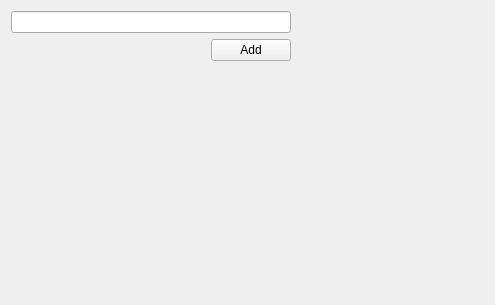
<?xml version="1.0" encoding="UTF-8"?>
<ui version="4.0">
 <class>AddWidget</class>
 <widget class="QWidget" name="AddWidget">
  <property name="geometry">
   <rect>
    <x>0</x>
    <y>0</y>
    <width>495</width>
    <height>305</height>
   </rect>
  </property>
  <property name="windowTitle">
   <string>Form</string>
  </property>
  <layout class="QGridLayout" name="gridLayout">
   <item row="3" column="1">
    <spacer name="verticalSpacer">
     <property name="orientation">
      <enum>Qt::Vertical</enum>
     </property>
     <property name="sizeHint" stdset="0">
      <size>
       <width>20</width>
       <height>40</height>
      </size>
     </property>
    </spacer>
   </item>
   <item row="1" column="2">
    <spacer name="horizontalSpacer">
     <property name="orientation">
      <enum>Qt::Horizontal</enum>
     </property>
     <property name="sizeHint" stdset="0">
      <size>
       <width>40</width>
       <height>20</height>
      </size>
     </property>
    </spacer>
   </item>
   <item row="1" column="0" colspan="2">
    <widget class="QLineEdit" name="lineEdit"/>
   </item>
   <item row="2" column="0">
    <spacer name="horizontalSpacer_2">
     <property name="orientation">
      <enum>Qt::Horizontal</enum>
     </property>
     <property name="sizeHint" stdset="0">
      <size>
       <width>40</width>
       <height>20</height>
      </size>
     </property>
    </spacer>
   </item>
   <item row="2" column="1">
    <widget class="QPushButton" name="pushButtonAdd">
     <property name="text">
      <string>Add</string>
     </property>
    </widget>
   </item>
  </layout>
 </widget>
 <resources/>
 <connections/>
</ui>
